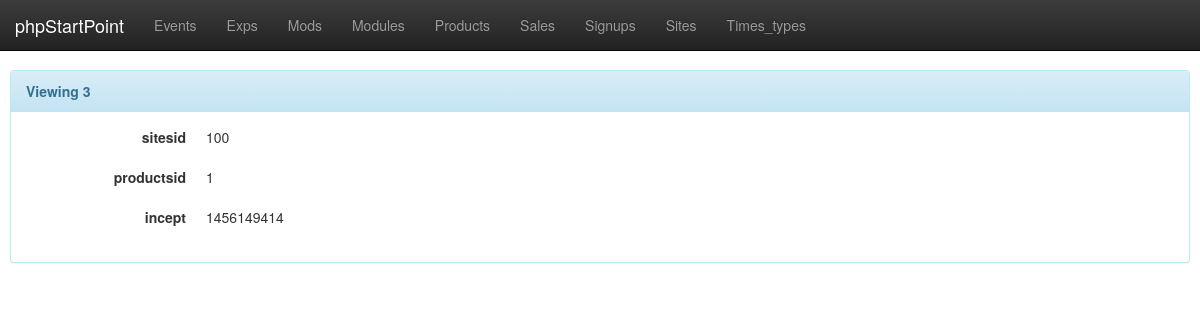
The app's page /pub/phpstartpoint/athcore/www/sales/view.php?id=3 with its own data.
### tables this page shows
CREATE TABLE `sales` (
  `salesid` INT unsigned NOT NULL AUTO_INCREMENT,
  `sitesid` INT unsigned NOT NULL,
  `productsid` INT unsigned NOT NULL,
  `incept` INT unsigned NOT NULL,
  PRIMARY KEY (`salesid`)
);

### php/lib/obj/Sales.php (called while the page is built, shortened)
<?php
class Sales
{
private $salesid;
private $sitesid;
private $productsid;
private $incept;
	public function setSalesid($salesid)
	{
		$this->salesid = $salesid;
	}
	public function getSalesid()
	{
		return $this->salesid;
	}
	public function setSitesid($sitesid)
	{
		$this->sitesid = $sitesid;
	}
	public function getSitesid()
	{
		return $this->sitesid;
	}
	public function setProductsid($productsid)
	{
		$this->productsid = $productsid;
	}
	public function getProductsid()
	{
		return $this->productsid;
	}
	public function setIncept($incept)
	{
		$this->incept = $incept;
	}
	public function getIncept()
	{
		return $this->incept;
	}
	public function getAll()
	{
		$ret = array(
		'sitesid'=>$this->getSitesid(),
		'productsid'=>$this->getProductsid(),
		'incept'=>$this->getIncept());
		return $ret;
	}
	public function loadSales() {
		global $db;
		$res = $db->select('SELECT salesid,sitesid,productsid,incept FROM sales WHERE salesid=?', array($this->salesid), 'd');
	}
}
?>

### pub/phpstartpoint/athcore/lib/DB.php (called while the page is built, shortened)
<?php
class DB
    {
        public function __construct()
        {
            $config = parse_ini_file('/srv/ath/src/pub/phpstartpoint/athcore/etc/db.conf');
            $this->user = $config['dbuser'];
            $this->password = $config['dbpw'];
            $this->database = $config['db'];
            $this->host = $config['host'];
            $this->db = $this->connect();
        }
        protected function connect()
        {
            return new mysqli($this->host, $this->user, $this->password, $this->database);
        }
        public function select($query, $data, $format)
        {
            $stmt = $this->db->prepare($query);
            $stmt->execute();
            $result = $stmt->get_result();
            while ($row = $result->fetch_object()) {
                $results[] = $row;
            }
            return $results;
        }
    }
?>

### pub/phpstartpoint/athcore/www/sales/view.php (the view, shortened to what this page needs)
<?php
include "/srv/ath/src/pub/phpstartpoint/athcore/lib/DB.php";
$db = new DB();
include "/srv/ath/src/pub/phpstartpoint/athcore/lib/Sales.php";
include "/srv/ath/src/pub/phpstartpoint/athcore/tmpl/header.php";
?>
<?php
$sales = new Sales();
$sales->setSalesid($_GET['id']);
$sales->loadSales();
$all = $sales->getAll();
if (isset($all)) {
		   ?>
<div class="panel panel-info">
	<div class="panel-heading">
		<strong>Viewing <?php echo $sales->getSalesid();?></strong>
	</div>
	<div class="panel-body">
		<?php
    foreach ($all as $key => $value) {
        if (isset($value) && ($value != '')) {
            ?>
		    <dl class="dl-horizontal">
			<dt><?php echo $key;?></dt>
			<dd><?php echo $value;?></dd>
		</dl>
		    <?php
        }
    }
    ?>
	</div>
</div>
<?php
}else{
	?>
	<h2>No results found</h2>
	<?php
}
?>
<?php
include "/srv/ath/src/pub/phpstartpoint/athcore/tmpl/footer.php";
?>

### pub/phpstartpoint/athcore/www/css/sitestyle.css (style rules this page uses)
body { padding-top: 70px; padding-bottom: 30px; padding-left: 10px; padding-right: 10px; }

### records on screen
sales: salesid "3", sitesid "100", productsid "1", incept "1456149414"

### other values on screen
$key "sitesid"
$key "productsid"
$key "incept"
